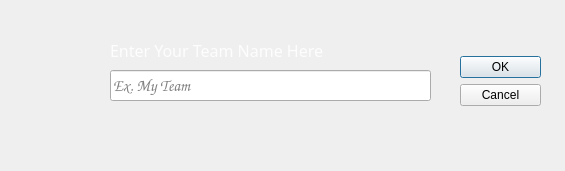
<?xml version="1.0" encoding="UTF-8"?>
<ui version="4.0">
 <class>GetNameDialog</class>
 <widget class="QDialog" name="GetNameDialog">
  <property name="geometry">
   <rect>
    <x>0</x>
    <y>0</y>
    <width>565</width>
    <height>171</height>
   </rect>
  </property>
  <property name="sizePolicy">
   <sizepolicy hsizetype="Fixed" vsizetype="Fixed">
    <horstretch>0</horstretch>
    <verstretch>0</verstretch>
   </sizepolicy>
  </property>
  <property name="minimumSize">
   <size>
    <width>565</width>
    <height>171</height>
   </size>
  </property>
  <property name="maximumSize">
   <size>
    <width>565</width>
    <height>171</height>
   </size>
  </property>
  <property name="windowTitle">
   <string>Fantasy Cricket</string>
  </property>
  <property name="windowIcon">
   <iconset>
    <normaloff>IMAGES/logo.png</normaloff>IMAGES/logo.png</iconset>
  </property>
  <property name="modal">
   <bool>true</bool>
  </property>
  <widget class="QDialogButtonBox" name="GetTeamNameButtons">
   <property name="geometry">
    <rect>
     <x>460</x>
     <y>50</y>
     <width>81</width>
     <height>61</height>
    </rect>
   </property>
   <property name="orientation">
    <enum>Qt::Vertical</enum>
   </property>
   <property name="standardButtons">
    <set>QDialogButtonBox::Cancel|QDialogButtonBox::Ok</set>
   </property>
   <property name="centerButtons">
    <bool>true</bool>
   </property>
  </widget>
  <widget class="QLabel" name="BackgroundLbl">
   <property name="geometry">
    <rect>
     <x>0</x>
     <y>-20</y>
     <width>571</width>
     <height>251</height>
    </rect>
   </property>
   <property name="text">
    <string/>
   </property>
   <property name="pixmap">
    <pixmap>IMAGES/ground2.jpg</pixmap>
   </property>
   <property name="scaledContents">
    <bool>true</bool>
   </property>
  </widget>
  <widget class="QLineEdit" name="TeamNameLine">
   <property name="geometry">
    <rect>
     <x>110</x>
     <y>70</y>
     <width>321</width>
     <height>31</height>
    </rect>
   </property>
   <property name="font">
    <font>
     <family>Comic Sans MS</family>
     <pointsize>12</pointsize>
     <weight>75</weight>
     <bold>true</bold>
    </font>
   </property>
   <property name="placeholderText">
    <string>Ex. My Team</string>
   </property>
  </widget>
  <widget class="QLabel" name="CricketerImageLbl">
   <property name="geometry">
    <rect>
     <x>0</x>
     <y>0</y>
     <width>111</width>
     <height>171</height>
    </rect>
   </property>
   <property name="text">
    <string/>
   </property>
   <property name="pixmap">
    <pixmap>IMAGES/logo.png</pixmap>
   </property>
   <property name="scaledContents">
    <bool>true</bool>
   </property>
  </widget>
  <widget class="QLabel" name="EnterTeamNameLbl">
   <property name="geometry">
    <rect>
     <x>110</x>
     <y>40</y>
     <width>321</width>
     <height>21</height>
    </rect>
   </property>
   <property name="palette">
    <palette>
     <active>
      <colorrole role="WindowText">
       <brush brushstyle="SolidPattern">
        <color alpha="255">
         <red>253</red>
         <green>253</green>
         <blue>253</blue>
        </color>
       </brush>
      </colorrole>
      <colorrole role="Text">
       <brush brushstyle="SolidPattern">
        <color alpha="255">
         <red>254</red>
         <green>254</green>
         <blue>254</blue>
        </color>
       </brush>
      </colorrole>
      <colorrole role="PlaceholderText">
       <brush brushstyle="SolidPattern">
        <color alpha="128">
         <red>254</red>
         <green>254</green>
         <blue>254</blue>
        </color>
       </brush>
      </colorrole>
     </active>
     <inactive>
      <colorrole role="WindowText">
       <brush brushstyle="SolidPattern">
        <color alpha="255">
         <red>253</red>
         <green>253</green>
         <blue>253</blue>
        </color>
       </brush>
      </colorrole>
      <colorrole role="Text">
       <brush brushstyle="SolidPattern">
        <color alpha="255">
         <red>254</red>
         <green>254</green>
         <blue>254</blue>
        </color>
       </brush>
      </colorrole>
      <colorrole role="PlaceholderText">
       <brush brushstyle="SolidPattern">
        <color alpha="128">
         <red>254</red>
         <green>254</green>
         <blue>254</blue>
        </color>
       </brush>
      </colorrole>
     </inactive>
     <disabled>
      <colorrole role="WindowText">
       <brush brushstyle="SolidPattern">
        <color alpha="255">
         <red>120</red>
         <green>120</green>
         <blue>120</blue>
        </color>
       </brush>
      </colorrole>
      <colorrole role="Text">
       <brush brushstyle="SolidPattern">
        <color alpha="255">
         <red>120</red>
         <green>120</green>
         <blue>120</blue>
        </color>
       </brush>
      </colorrole>
      <colorrole role="PlaceholderText">
       <brush brushstyle="SolidPattern">
        <color alpha="128">
         <red>0</red>
         <green>0</green>
         <blue>0</blue>
        </color>
       </brush>
      </colorrole>
     </disabled>
    </palette>
   </property>
   <property name="font">
    <font>
     <family>Ravie</family>
     <pointsize>12</pointsize>
    </font>
   </property>
   <property name="text">
    <string>Enter Your Team Name Here</string>
   </property>
   <property name="wordWrap">
    <bool>true</bool>
   </property>
  </widget>
  <zorder>BackgroundLbl</zorder>
  <zorder>GetTeamNameButtons</zorder>
  <zorder>TeamNameLine</zorder>
  <zorder>CricketerImageLbl</zorder>
  <zorder>EnterTeamNameLbl</zorder>
 </widget>
 <resources/>
 <connections>
  <connection>
   <sender>GetTeamNameButtons</sender>
   <signal>accepted()</signal>
   <receiver>GetNameDialog</receiver>
   <slot>accept()</slot>
   <hints>
    <hint type="sourcelabel">
     <x>460</x>
     <y>120</y>
    </hint>
    <hint type="destinationlabel">
     <x>157</x>
     <y>139</y>
    </hint>
   </hints>
  </connection>
  <connection>
   <sender>GetTeamNameButtons</sender>
   <signal>rejected()</signal>
   <receiver>GetNameDialog</receiver>
   <slot>reject()</slot>
   <hints>
    <hint type="sourcelabel">
     <x>486</x>
     <y>120</y>
    </hint>
    <hint type="destinationlabel">
     <x>286</x>
     <y>139</y>
    </hint>
   </hints>
  </connection>
 </connections>
</ui>
